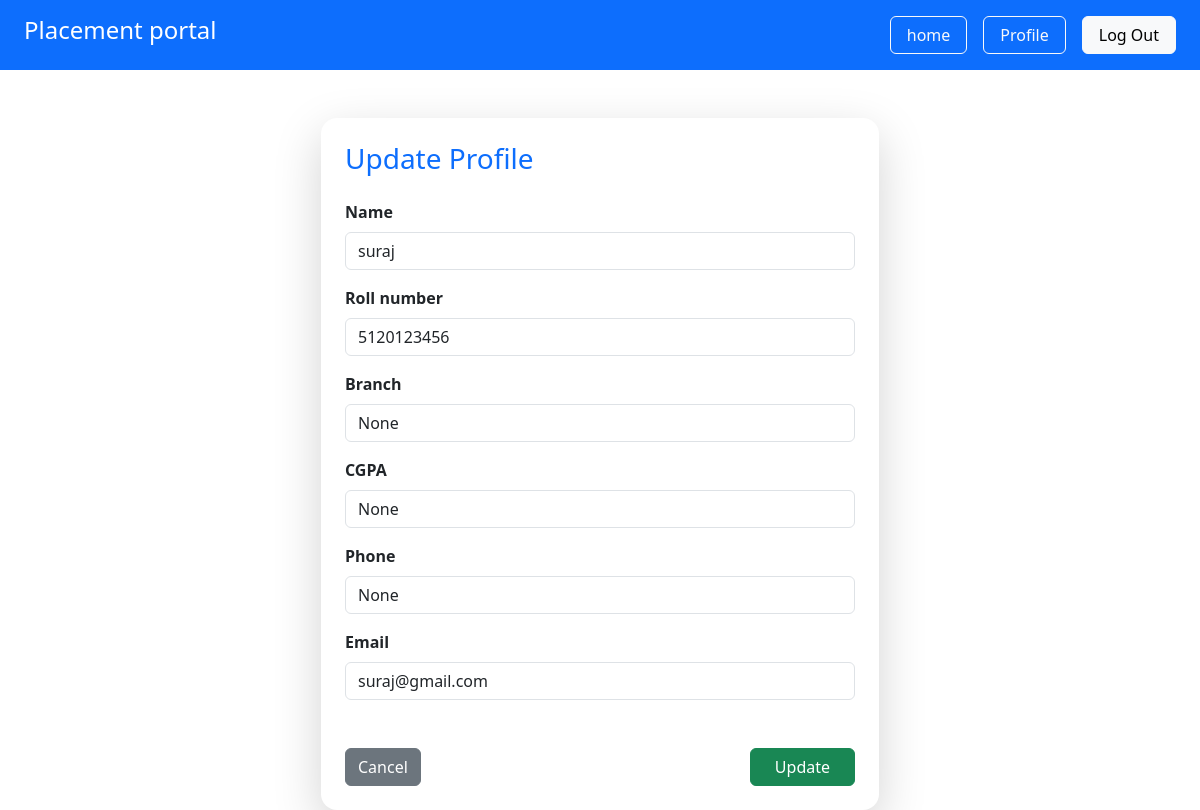
Page /student/stu_profile/1 (signed in) on the earlier database version.
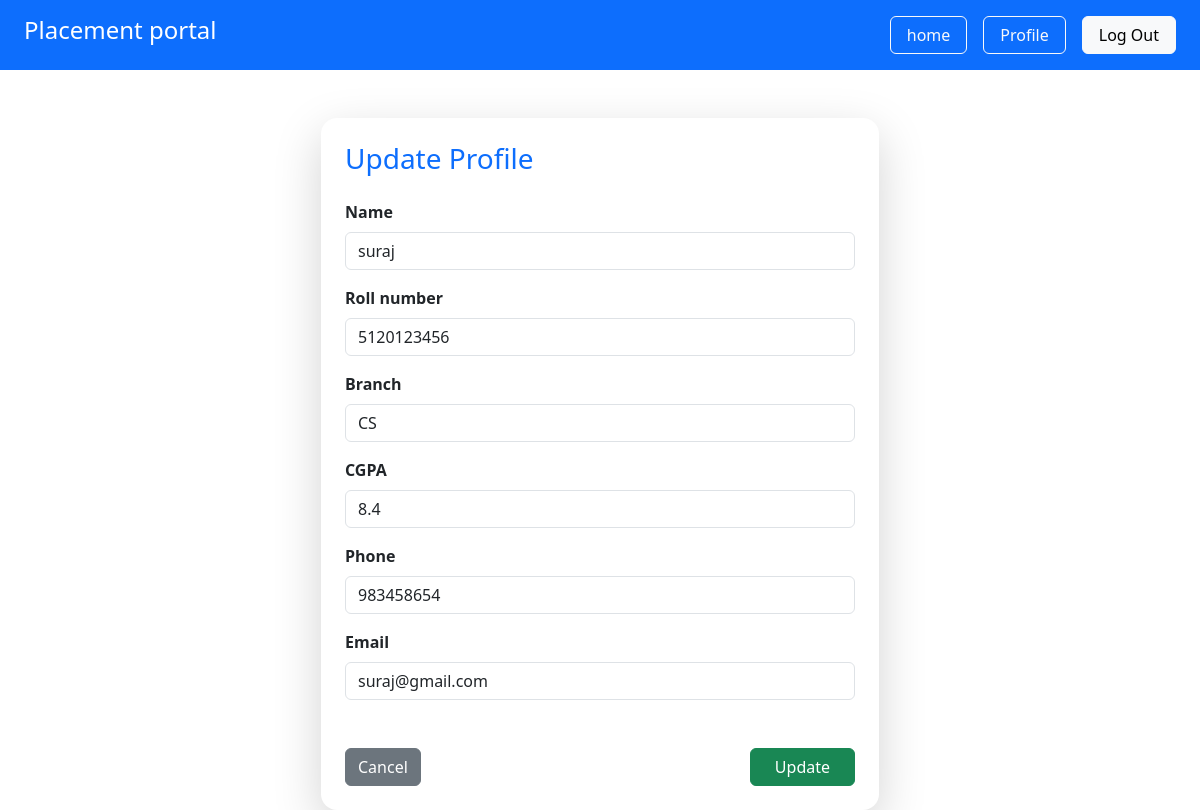
Same page on the later database version.
### app/models.py (models this page shows, shortened)
class Student(db.Model):
     __tablename__ = "students"
     id = db.Column(db.Integer, primary_key=True )
     user_id = db.Column(db.Integer, db.ForeignKey("users.id"), nullable=False)
     name = db.Column(db.String(100), nullable=False)
     roll_no = db.Column(db.String(50), unique=True, nullable=False)
     branch= db.Column(db.String(50))
     cgpa=db.Column(db.Float)
     phone = db.Column(db.String(15))
     resume = db.Column(db.String(200))
     is_blacklisted = db.Column(db.Boolean, default=False)
     user = db.relationship("User", backref=db.backref("student", uselist=False), uselist=False )

class User(UserMixin, db.Model):
     __tablename__ = "users"
     id = db.Column(db.Integer, primary_key=True)
     email = db.Column(db.String(120) , unique=True, nullable=False)
     password = db.Column(db.String(120) , nullable=False)
     role = db.Column(db.String(20), nullable=False)
     is_active = db.Column(db.Boolean, default=True)
     created_at = db.Column(db.DateTime, default=datetime.utcnow)

### app/student/routes.py (the view, shortened to what this page needs)
@student.route('/student/stu_profile/<int:id>', methods=['POST','GET'])
@login_required
def stu_profile(id):
    curr_student = Student.query.get_or_404(id)
    return render_template ("student/profile.html", curr_student=curr_student)

### app/__init__.py (called while the page is built)
@login_manager.user_loader
def load_user(user_id):
    from app.models import User
    return User.query.get(int(user_id))

### app/templates/student/profile.html
{% extends 'base.html' %}
{% block content %}
<div class="container mt-5">
    <div class="card shadow-lg border-0 rounded-4 w-50 mx-auto">
        <div class="card-body p-4">
            <h3 class="mb-4 text-primary">
               Update Profile
            </h3>
     <form method="POST"  >
          <div class="row g-3">
               <div class="col-md-12">
                    <label class="form-label fw-semibold">
                         Name
                    </label>
                    <input type="text"
                           name="name"
                           class="form-control "
                           value="{{ curr_student.name }}"
                           required>
               </div>
               <div class="col-md-12">
                    <label class="form-label fw-semibold">
                         Roll number
                    </label>
                    <input type="text"
                           name="roll_no"
                           class="form-control"
                           value="{{ curr_student.roll_no }}"
                           required>
               </div>
               <div class="col-md-12">
                    <label class="form-label fw-semibold">
                         Branch
                    </label>
                    <input type="text"
                           name="branch"
                           class="form-control"
                           value="{{ curr_student.branch }}"
                           required>
               </div>
               <div class="col-md-12">
                    <label class="form-label fw-semibold">
                         CGPA
                    </label>
                    <input type="text"
                           name="cgpa"
                           class="form-control"
                           value="{{ curr_student.cgpa }}"
                           required>
               </div>
               <div class="col-md-12">
                    <label class="form-label fw-semibold">
                         Phone
                    </label>
                    <input type="text"
                           name="phone"
                           class="form-control"
                           value="{{ curr_student.phone }}"
                           required>
               </div>
               <div class="col-md-12">
                    <label class="form-label fw-semibold">
                         Email
                    </label>
                    <input type="text"
                           name="email"
                           class="form-control"
                           value="{{ curr_student.user.email }}"
                           required>
               </div>
          </div>
                <div class="d-flex justify-content-between mt-5 ">
                    <a href=""
                       class="btn btn-secondary">
                        Cancel
                    </a>
                    <button type="submit"
                            class="btn btn-success px-4">
                        Update
                    </button>
                </div>
     </form>
        </div>
    </div>
</div>
{% endblock %}

### app/templates/base.html (shortened to what this page needs)
<!DOCTYPE html>
<html>
<head>
    <link rel="stylesheet" href="{{ url_for('static', filename='style.css') }}">
<link href="https://cdn.jsdelivr.net/npm/bootstrap@5.3.2/dist/css/bootstrap.min.css" rel="stylesheet">
</head>
<body>
    {% include 'components/navbar.html'  %}
    {% block content %}{% endblock %}
</body>
</html>

### app/templates/components/navbar.html
{% block navbar %}
<nav class="bg-primary py-3 px-4 d-flex justify-content-between">
     <h2 class="fs-4 text-white">Placement portal</h2>
     {% if current_user.is_authenticated %}
     <div class="d-flex ">
          {% if current_user.role=='student' %}
               <a href="{{ url_for('student.s_student') }}"
                  class="btn btn-outline-light px-3 ">
                  home
               </a>
               <a href="{{ url_for('student.stu_profile', id=current_user.student.id) }}"
                  class="btn btn-outline-light px-3 mx-3">
                  Profile
               </a>
          {% endif %}
          <a href="{{ url_for('auth.logout') }}" class="btn btn-light px-3" >Log Out</a>
     </div>
     {% else %}
     <div>
          <a href="{{ url_for('auth.login') }}" class="btn btn-light px-3">Login</a>
          <a href="{{ url_for('auth.register_student') }}" class="btn btn-secondary px-3">Register</a>
     </div>
     {% endif %}
</nav>
{% endblock %}

Differences in the rows shown:
changed Student "suraj": branch "None" → "CS"; cgpa "None" → "8.4"; phone "None" → "983458654"
